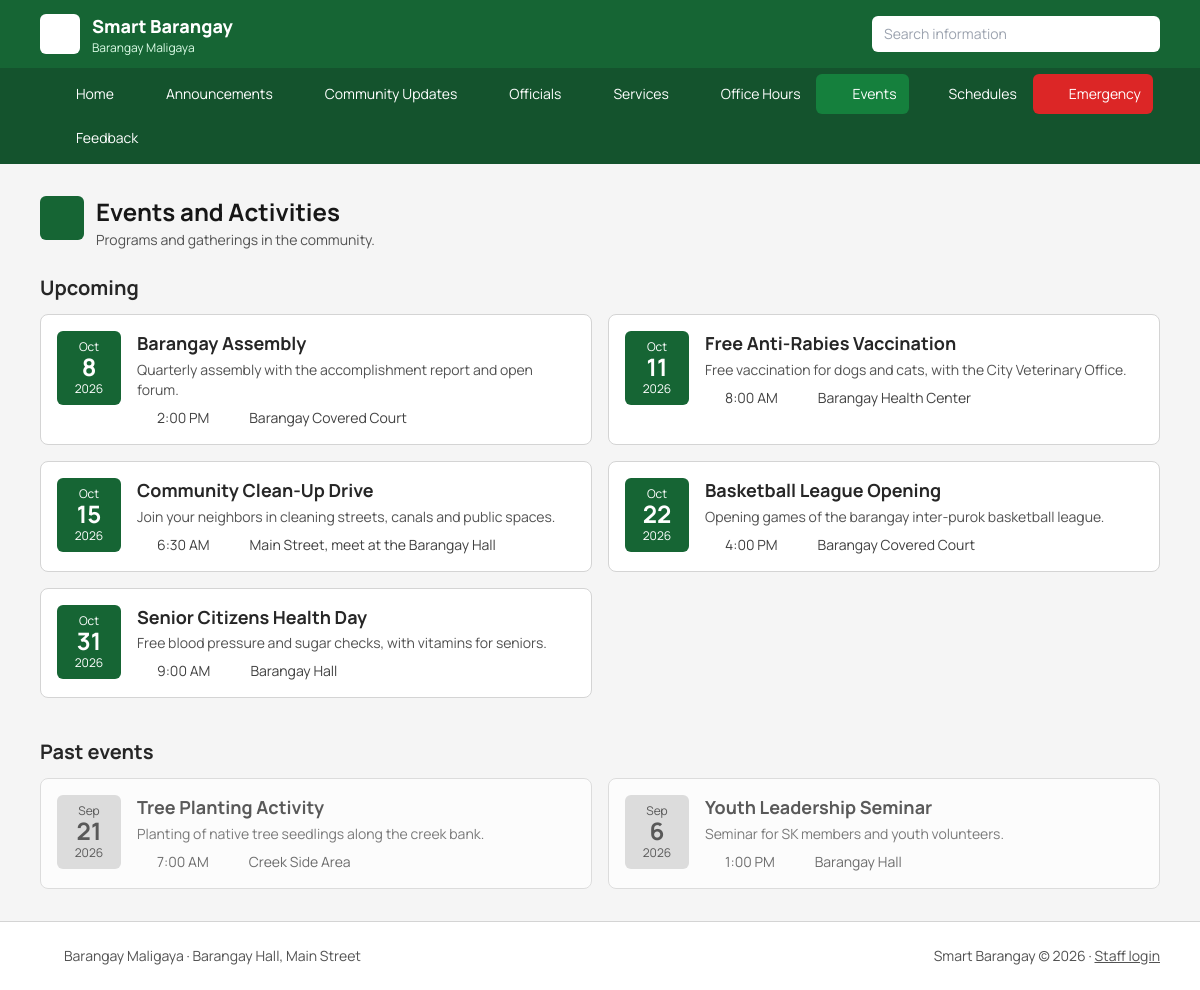
Screenshot of /events.php with the database file from the repository.
### tables this page shows
CREATE TABLE `events` (
  `id` int(11) NOT NULL,
  `title` varchar(150) NOT NULL,
  `description` text NOT NULL,
  `event_date` date NOT NULL,
  `event_time` time DEFAULT NULL,
  `location` varchar(150) NOT NULL
);

### events.php (the view, shortened to what this page needs)
<?php
require 'config.php';
$upcoming = $pdo->query('SELECT * FROM events WHERE event_date >= CURDATE() ORDER BY event_date, event_time')->fetchAll();
$past = $pdo->query('SELECT * FROM events WHERE event_date < CURDATE() ORDER BY event_date DESC LIMIT 10')->fetchAll();
include 'includes/header.php';
echo page_head('calendar', 'Events and Activities', 'Programs and gatherings in the community.');
function event_card($ev, $muted = false) {
    $ts = strtotime($ev['event_date']);
    ob_start(); ?>
    <article id="event-<?= (int)$ev['id'] ?>" class="flex gap-4 bg-white border border-neutral-300 rounded-lg p-4 scroll-mt-4 <?= $muted ? 'opacity-75' : '' ?>">
      <div class="w-16 shrink-0 text-center rounded-md py-2 h-fit <?= $muted ? 'bg-neutral-300 text-neutral-800' : 'bg-green-800 text-white' ?>">
        <div class="text-xs"><?= e(date('M', $ts)) ?></div>
        <div class="text-2xl font-bold leading-none"><?= e(date('j', $ts)) ?></div>
        <div class="text-xs mt-0.5"><?= e(date('Y', $ts)) ?></div>
      </div>
      <div class="min-w-0">
        <h3 class="font-bold text-lg leading-snug"><?= e($ev['title']) ?></h3>
        <p class="text-sm text-neutral-600 mt-1"><?= e($ev['description']) ?></p>
        <div class="mt-2 flex flex-wrap gap-x-5 gap-y-1 text-sm text-neutral-700">
          <?php if ($ev['event_time']): ?><span class="flex items-center gap-1"><?= icon('clock', 'w-4 h-4') ?><?= e(fmt_time($ev['event_time'])) ?></span><?php endif; ?>
          <span class="flex items-center gap-1"><?= icon('map-pin', 'w-4 h-4') ?><?= e($ev['location']) ?></span>
        </div>
      </div>
    </article>
    <?php return ob_get_clean();
}
?>
<h2 class="text-xl font-bold mb-3">Upcoming</h2>
<?php if (!$upcoming): ?>
  <p class="bg-white border border-dashed border-neutral-300 rounded-lg p-6 text-neutral-600">No upcoming events right now. Check back soon.</p>
<?php else: ?>
  <div class="grid gap-4 lg:grid-cols-2"><?php foreach ($upcoming as $ev) echo event_card($ev); ?></div>
<?php endif; ?>
<?php if ($past): ?>
  <h2 class="text-xl font-bold mt-10 mb-3">Past events</h2>
  <div class="grid gap-4 lg:grid-cols-2"><?php foreach ($past as $ev) echo event_card($ev, true); ?></div>
<?php endif; ?>
<?php include 'includes/footer.php'; ?>

### config.php (shortened to what this page needs)
<?php
function e($v) { return htmlspecialchars((string)$v, ENT_QUOTES, 'UTF-8'); }
function fmt_time($t) { return date('g:i A', strtotime($t)); }
function page_head($icon, $title, $sub = '') {
    return '<div class="flex items-start gap-3 mb-6"><span class="bg-green-800 text-white rounded-md p-2.5 shrink-0">' . icon($icon, 'w-6 h-6') . '</span>'
         . '<div><h1 class="text-2xl font-bold text-neutral-900">' . e($title) . '</h1>'
         . ($sub !== '' ? '<p class="text-neutral-600 text-sm mt-0.5">' . e($sub) . '</p>' : '') . '</div></div>';
}
function icon($name, $class = 'w-5 h-5') {
    return '<svg xmlns="http://www.w3.org/2000/svg" class="' . e($class) . '" viewBox="0 0 24 24" fill="none" stroke="currentColor" stroke-width="2" stroke-linecap="round" stroke-linejoin="round" aria-hidden="true">' . ($p[$name] ?? $p['file-text']) . '</svg>';
}

### rows the page displays
events: event_date "Oct", event_date "8", event_date "2026", title "Barangay Assembly", description "Quarterly assembly with the accomplishment report and open forum.", event_time "2:00 PM", location "Barangay Covered Court"
events: event_date "Oct", event_date "11", event_date "2026", title "Free Anti-Rabies Vaccination", description "Free vaccination for dogs and cats, with the City Veterinary Office.", event_time "8:00 AM", location "Barangay Health Center"
events: event_date "Oct", event_date "15", event_date "2026", title "Community Clean-Up Drive", description "Join your neighbors in cleaning streets, canals and public spaces.", event_time "6:30 AM", location "Main Street, meet at the Barangay Hall"
events: event_date "Oct", event_date "22", event_date "2026", title "Basketball League Opening", description "Opening games of the barangay inter-purok basketball league.", event_time "4:00 PM", location "Barangay Covered Court"
events: event_date "Oct", event_date "31", event_date "2026", title "Senior Citizens Health Day", description "Free blood pressure and sugar checks, with vitamins for seniors.", event_time "9:00 AM", location "Barangay Hall"
events: event_date "Sep", event_date "21", event_date "2026", title "Tree Planting Activity", description "Planting of native tree seedlings along the creek bank.", event_time "7:00 AM", location "Creek Side Area"
events: event_date "Sep", event_date "6", event_date "2026", title "Youth Leadership Seminar", description "Seminar for SK members and youth volunteers.", event_time "1:00 PM", location "Barangay Hall"

### other values shown
BARANGAY_NAME "Barangay Maligaya"
$label "Home"
$label "Announcements"
$label "Community Updates"
$label "Officials"
$label "Services"
$label "Office Hours"
$label "Events"
$label "Schedules"
$label "Emergency"
$label "Feedback"
$title "Events and Activities"
$sub "Programs and gatherings in the community."
BARANGAY_ADDRESS "Barangay Hall, Main Street"
